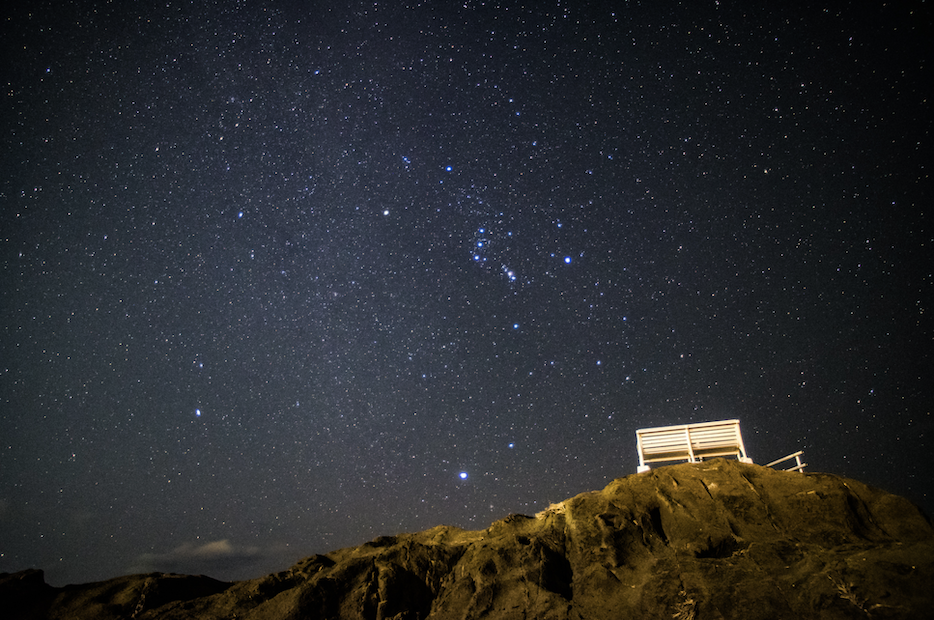
#> input picture image1.png, 934 x 620 px
$ python conste-detect.py
#> lines starting #> are read from the running program, lines starting #| are printed output that depends on the picture
import cv2
import numpy as np
#本画像
img = cv2.imread("image1.png").astype(np.float32)
#一部切り抜き画像
img2 = cv2.imread("image2.png").astype(np.float32)
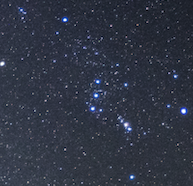
#> input picture image2.png, 193 x 186 px

H ,W, C = img.shape
#> H = 620; W = 934; C = 3
Ht, Wt, Ct = img2.shape
#> Ht = 186; Wt = 193; Ct = 3


#ラスタライズ走査を行う

i, j = -1, -1
v = 255 * H * W * C
#> v = 442996200
for y in range(H-Ht):
    for x in range(W-Wt):
        _v = np.sum((img[y:y+Ht, x:x+Wt] - img2) ** 2)
        if _v < v:
            v = _v
            i, j = x, y
#> after the loop, i = 384; j = 149; v = 0


out = img.copy()
cv2.rectangle(out, pt1=(i, j), pt2=(i+Wt, j+Ht), color=(0,0,255), thickness=1)
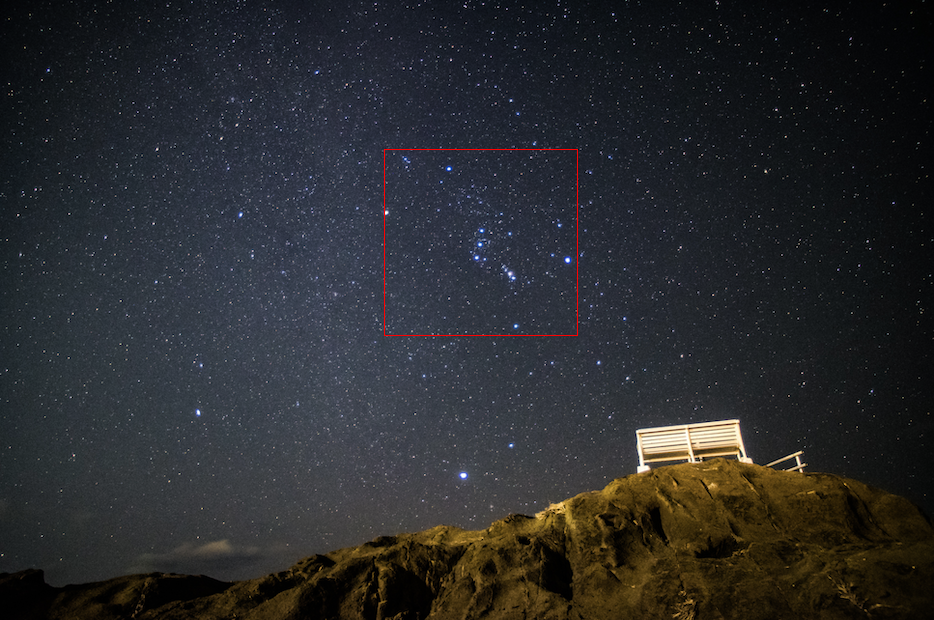
#> out: shape (620, 934, 3) float32; mean B, G, R 44.1, 42.1, 41
out = out.astype(np.uint8)

cv2.imwrite("out.jpg", out)
cv2.imshow("result", out)
cv2.waitKey(0)
cv2.destroyAllWindows()
